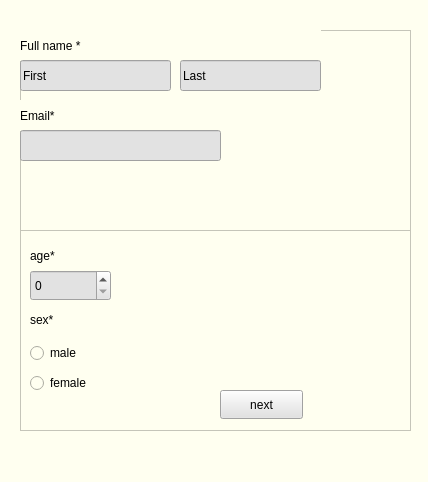
<?xml version="1.0" encoding="UTF-8"?>
<ui version="4.0">
 <class>registration_form_patient</class>
 <widget class="QMainWindow" name="registration_form_patient">
  <property name="geometry">
   <rect>
    <x>0</x>
    <y>0</y>
    <width>428</width>
    <height>482</height>
   </rect>
  </property>
  <property name="windowTitle">
   <string>MainWindow</string>
  </property>
  <property name="styleSheet">
   <string notr="true">color: rgb(0, 0, 0);
background-color: rgb(255, 255, 240);</string>
  </property>
  <widget class="QWidget" name="centralwidget">
   <widget class="QFrame" name="frame_2">
    <property name="geometry">
     <rect>
      <x>20</x>
      <y>230</y>
      <width>391</width>
      <height>201</height>
     </rect>
    </property>
    <property name="styleSheet">
     <string notr="true">background-color: rgb(255, 255, 240);
color: rgb(0, 0, 0);</string>
    </property>
    <property name="frameShape">
     <enum>QFrame::StyledPanel</enum>
    </property>
    <property name="frameShadow">
     <enum>QFrame::Raised</enum>
    </property>
    <widget class="QLabel" name="label_3">
     <property name="geometry">
      <rect>
       <x>10</x>
       <y>10</y>
       <width>91</width>
       <height>31</height>
      </rect>
     </property>
     <property name="text">
      <string>age*</string>
     </property>
    </widget>
    <widget class="QSpinBox" name="spinBox">
     <property name="geometry">
      <rect>
       <x>10</x>
       <y>40</y>
       <width>81</width>
       <height>31</height>
      </rect>
     </property>
     <property name="styleSheet">
      <string notr="true">background-color: rgb(226, 226, 226);</string>
     </property>
    </widget>
    <widget class="QLabel" name="label_4">
     <property name="geometry">
      <rect>
       <x>10</x>
       <y>80</y>
       <width>111</width>
       <height>20</height>
      </rect>
     </property>
     <property name="text">
      <string>sex*</string>
     </property>
    </widget>
    <widget class="QRadioButton" name="radioButton_male">
     <property name="geometry">
      <rect>
       <x>10</x>
       <y>110</y>
       <width>112</width>
       <height>26</height>
      </rect>
     </property>
     <property name="text">
      <string>male</string>
     </property>
    </widget>
    <widget class="QRadioButton" name="radioButton_female">
     <property name="geometry">
      <rect>
       <x>10</x>
       <y>140</y>
       <width>112</width>
       <height>26</height>
      </rect>
     </property>
     <property name="text">
      <string>female</string>
     </property>
    </widget>
    <widget class="QPushButton" name="pushButton_2">
     <property name="geometry">
      <rect>
       <x>200</x>
       <y>160</y>
       <width>83</width>
       <height>29</height>
      </rect>
     </property>
     <property name="styleSheet">
      <string notr="true">background-color: rgb(226, 226, 226);</string>
     </property>
     <property name="text">
      <string>next</string>
     </property>
    </widget>
   </widget>
   <widget class="QFrame" name="frame">
    <property name="geometry">
     <rect>
      <x>20</x>
      <y>30</y>
      <width>391</width>
      <height>201</height>
     </rect>
    </property>
    <property name="styleSheet">
     <string notr="true">background-color: rgb(255, 255, 240);
color: rgb(0, 0, 0);</string>
    </property>
    <property name="frameShape">
     <enum>QFrame::StyledPanel</enum>
    </property>
    <property name="frameShadow">
     <enum>QFrame::Raised</enum>
    </property>
    <widget class="QLabel" name="label">
     <property name="geometry">
      <rect>
       <x>0</x>
       <y>0</y>
       <width>301</width>
       <height>31</height>
      </rect>
     </property>
     <property name="text">
      <string>Full name *</string>
     </property>
    </widget>
    <widget class="QLineEdit" name="lineEdit_firstName">
     <property name="geometry">
      <rect>
       <x>0</x>
       <y>30</y>
       <width>151</width>
       <height>31</height>
      </rect>
     </property>
     <property name="styleSheet">
      <string notr="true">background-color: rgb(226, 226, 226);</string>
     </property>
     <property name="text">
      <string>First</string>
     </property>
    </widget>
    <widget class="QLineEdit" name="lineEdit_lastName">
     <property name="geometry">
      <rect>
       <x>160</x>
       <y>30</y>
       <width>141</width>
       <height>31</height>
      </rect>
     </property>
     <property name="styleSheet">
      <string notr="true">background-color: rgb(226, 226, 226);</string>
     </property>
     <property name="text">
      <string>Last</string>
     </property>
    </widget>
    <widget class="QLabel" name="label_2">
     <property name="geometry">
      <rect>
       <x>0</x>
       <y>70</y>
       <width>181</width>
       <height>31</height>
      </rect>
     </property>
     <property name="text">
      <string>Email*</string>
     </property>
    </widget>
    <widget class="QLineEdit" name="lineEdit_email">
     <property name="geometry">
      <rect>
       <x>0</x>
       <y>100</y>
       <width>201</width>
       <height>31</height>
      </rect>
     </property>
     <property name="styleSheet">
      <string notr="true">background-color: rgb(226, 226, 226);</string>
     </property>
    </widget>
   </widget>
  </widget>
  <widget class="QMenuBar" name="menubar">
   <property name="geometry">
    <rect>
     <x>0</x>
     <y>0</y>
     <width>428</width>
     <height>25</height>
    </rect>
   </property>
  </widget>
  <widget class="QStatusBar" name="statusbar"/>
 </widget>
 <resources/>
 <connections/>
</ui>
